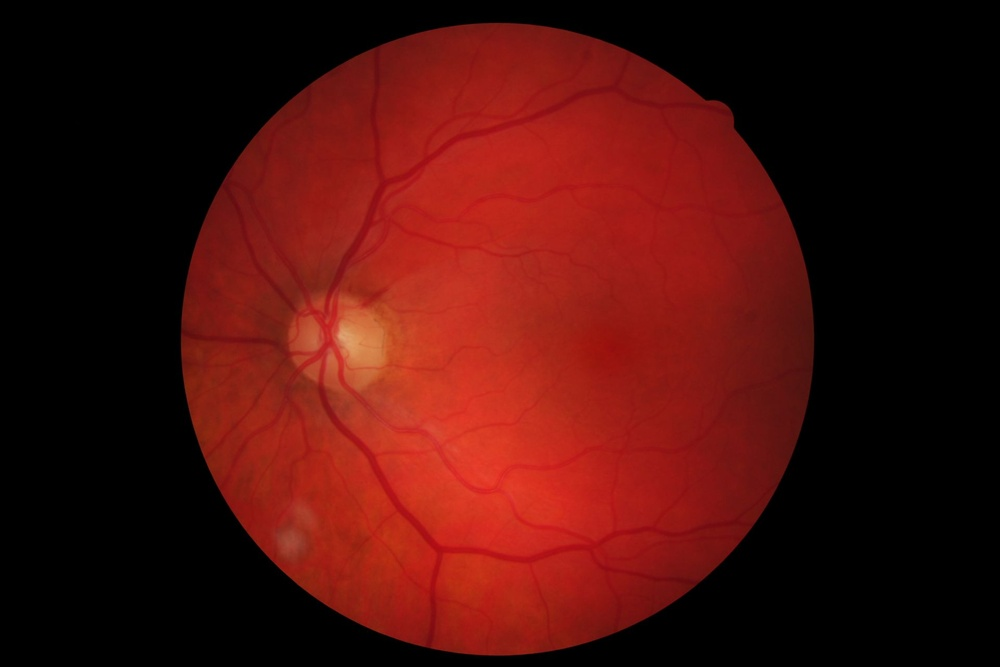
#> input picture Lab4/retina.jpg, 1000 x 667 px, shrunk from 1920 x 1280 before the run, found by its file name
$ python Zad1.py
#> lines starting #> are read from the running program, lines starting #| are printed output that depends on the picture
import cv2
import numpy as np
from matplotlib import pyplot as plt

img = cv2.imread('/Users/I533569/PycharmProjects/Biometria/Lab4/retina.jpg', -1)
#> img is the input picture: shape (667, 1000, 3); mean B, G, R 11.4, 15.7, 74.3

grey_average = np.mean(img, 2)
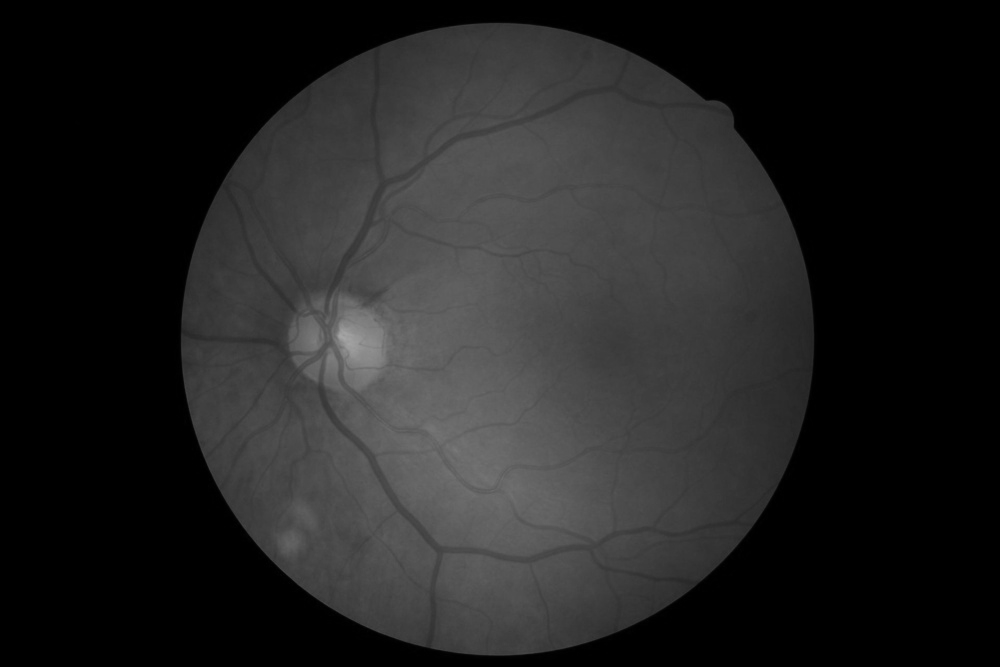
#> grey_average: shape (667, 1000) float64; min 0, max 166.3, mean 33.8
grey_red_level = img[:, :, 2]
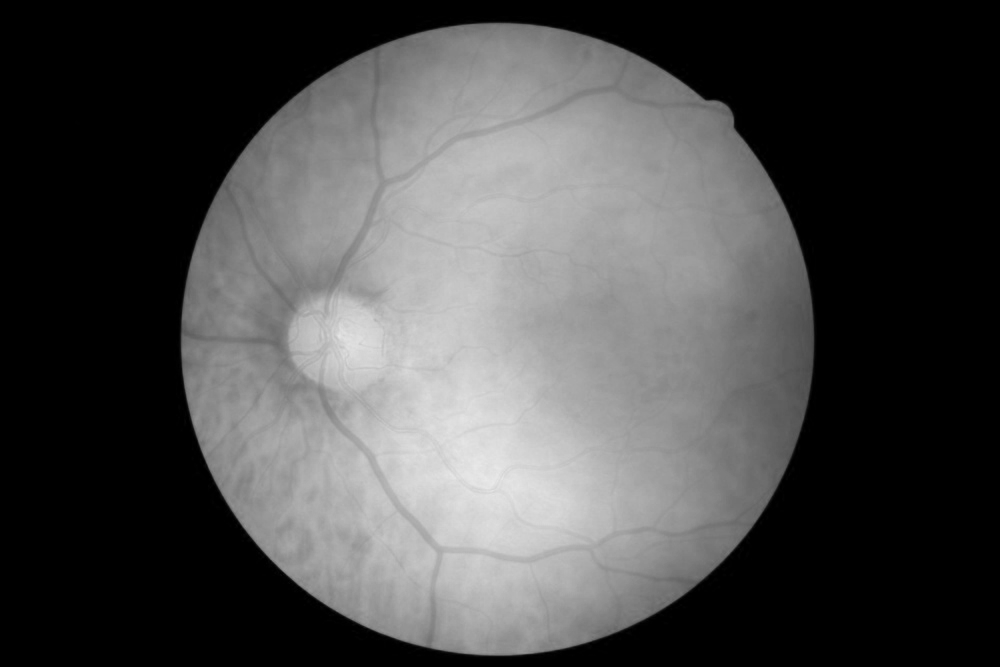
#> grey_red_level: shape (667, 1000); min 0, max 234, mean 74.3
grey_human = 0.1140 * img[:, :, 0] + 0.5870 * img[:, :, 1] + 0.2989 * img[:, :, 2]
cv2.imwrite("Lab4/grey_average.png", grey_average)
cv2.imwrite("Lab4/grey_red_level.png", grey_red_level)
cv2.imwrite("Lab4/grey_human.png", grey_human)

plt.hist(grey_average.ravel(), 256, [3, 256])
plt.title('Grey Average')
plt.show()
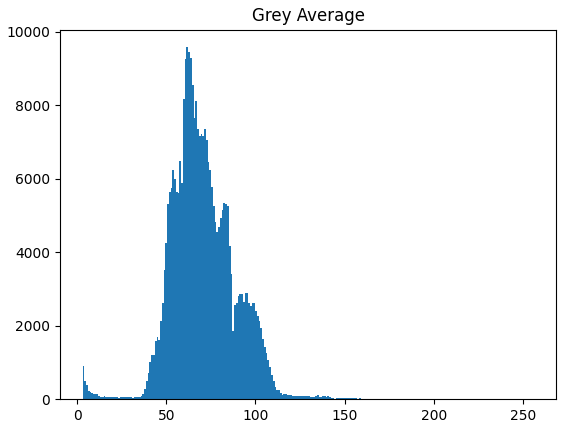
#> figure drawn by matplotlib, 1 panel; tallest bar 9581 high, from x = 61.31 to 62.3

plt.hist(grey_human.ravel(), 256, [3, 256])
plt.title('Grey Human')
plt.show()
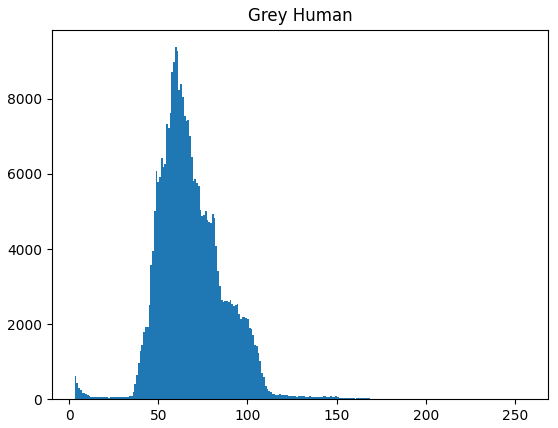
#> figure drawn by matplotlib, 1 panel; tallest bar 9376 high, from x = 59.33 to 60.32

plt.hist(grey_red_level.ravel(), 256, [3, 256])
plt.title('Grey Red Level')
plt.show()
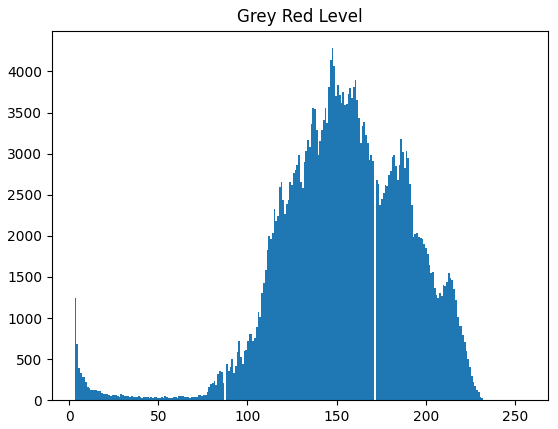
#> figure drawn by matplotlib, 1 panel; tallest bar 4283 high, from x = 147.3 to 148.3
